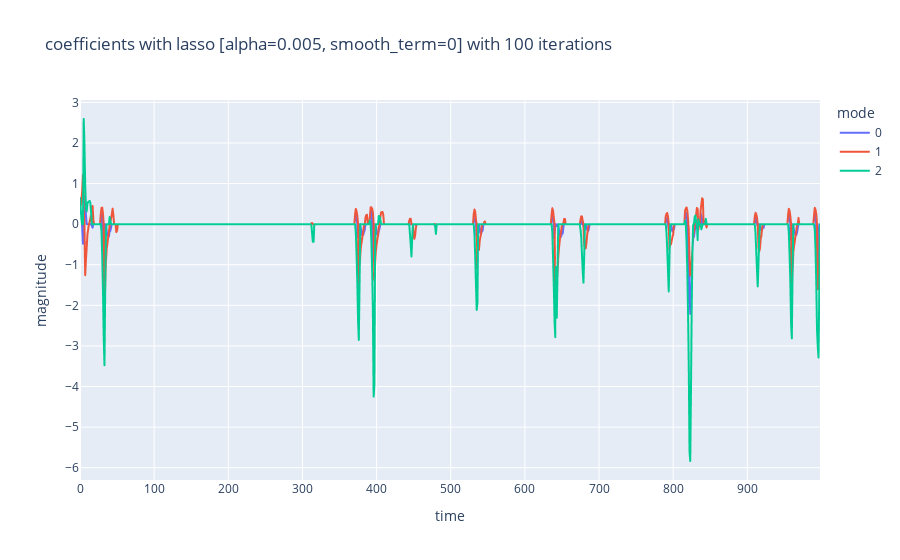

Here is the notebook cell this chart was saved with:
### Markdown cell above
## Trying a bunch of other values

### Code cell
# looping over a bunch of alpha and smooth terms

config = {'staticPlot': True}

alphas = [0.005, 0.01, 0.1, 0.5, 1]
smooths = [0, 0.1, 0.5, 1, 10]
n_iterations = 100

all_coefficients = []
reconstructions_singlestep = []
reconstructions_multistep = []
for alpha in alphas:
    for smooth in smooths:
        dlds_model_refitted = mf.train_model_include_D(data=X, max_iter=n_iterations, params={'update_c_type':'lasso','reg_term':alpha, 'smooth_term':smooth}, to_print=False) 
        all_coefficients.append(dlds_model_refitted[0])
        recon = mf.create_reco(X, dlds_model_refitted[0], dlds_model_refitted[1])
        reconstructions_singlestep.append(recon)
        recon2 = mf.create_reco2(X, dlds_model_refitted[0], dlds_model_refitted[1])
        reconstructions_multistep.append(recon2[0])
        
        # plot the coefficients
        px.line(dlds_model_refitted[0].T, title=f'coefficients with lasso [alpha={alpha}, smooth_term={smooth}] with {n_iterations} iterations').update_layout(xaxis_title='time', yaxis_title='magnitude', legend_title='mode').show(config=config)
        
        # plot the single time step reconstruction
        px.line(recon.T, title=f'Single Time Step Reconstruction [alpha={alpha}, smooth_term={smooth}] with {n_iterations} iterations').update_layout(xaxis_title='time', yaxis_title='state', showlegend=False).show(config=config)
        
        # plot the multi time step reconstruction
        px.line(recon2[0].T, title=f'Multi Time Step Reconstruction [alpha={alpha}, smooth_term={smooth}] with {n_iterations} iterations').update_layout(xaxis_title='time', yaxis_title='state', showlegend=False).show(config=config)

### Figure 1 — Plotly figure (JSON) as saved in the notebook; plotly's stock layout.template omitted (floating-point values rounded to 4 significant figures; data arrays with more than 128 entries replaced by an {"elided": "..."} marker saying what was removed)
{"data": [{"hovertemplate": "variable=0<br>index=%{x}<br>value=%{y}<extra></extra>", "legendgroup": "0", "line": {"color": "#636efa", "dash": "solid"}, "marker": {"symbol": "circle"}, "mode": "lines", "name": "0", "showlegend": true, "type": "scattergl", "x": {"elided": "999 int values"}, "xaxis": "x", "y": {"elided": "999 float values"}, "yaxis": "y"}, {"hovertemplate": "variable=1<br>index=%{x}<br>value=%{y}<extra></extra>", "legendgroup": "1", "line": {"color": "#EF553B", "dash": "solid"}, "marker": {"symbol": "circle"}, "mode": "lines", "name": "1", "showlegend": true, "type": "scattergl", "x": {"elided": "999 int values"}, "xaxis": "x", "y": {"elided": "999 float values"}, "yaxis": "y"}, {"hovertemplate": "variable=2<br>index=%{x}<br>value=%{y}<extra></extra>", "legendgroup": "2", "line": {"color": "#00cc96", "dash": "solid"}, "marker": {"symbol": "circle"}, "mode": "lines", "name": "2", "showlegend": true, "type": "scattergl", "x": {"elided": "999 int values"}, "xaxis": "x", "y": {"elided": "999 float values"}, "yaxis": "y"}], "layout": {"legend": {"title": {"text": "mode"}, "tracegroupgap": 0}, "title": {"text": "coefficients with lasso [alpha=0.005, smooth_term=0] with 100 iterations"}, "xaxis": {"anchor": "y", "domain": [0, 1], "title": {"text": "time"}}, "yaxis": {"anchor": "x", "domain": [0, 1], "title": {"text": "magnitude"}}}}
